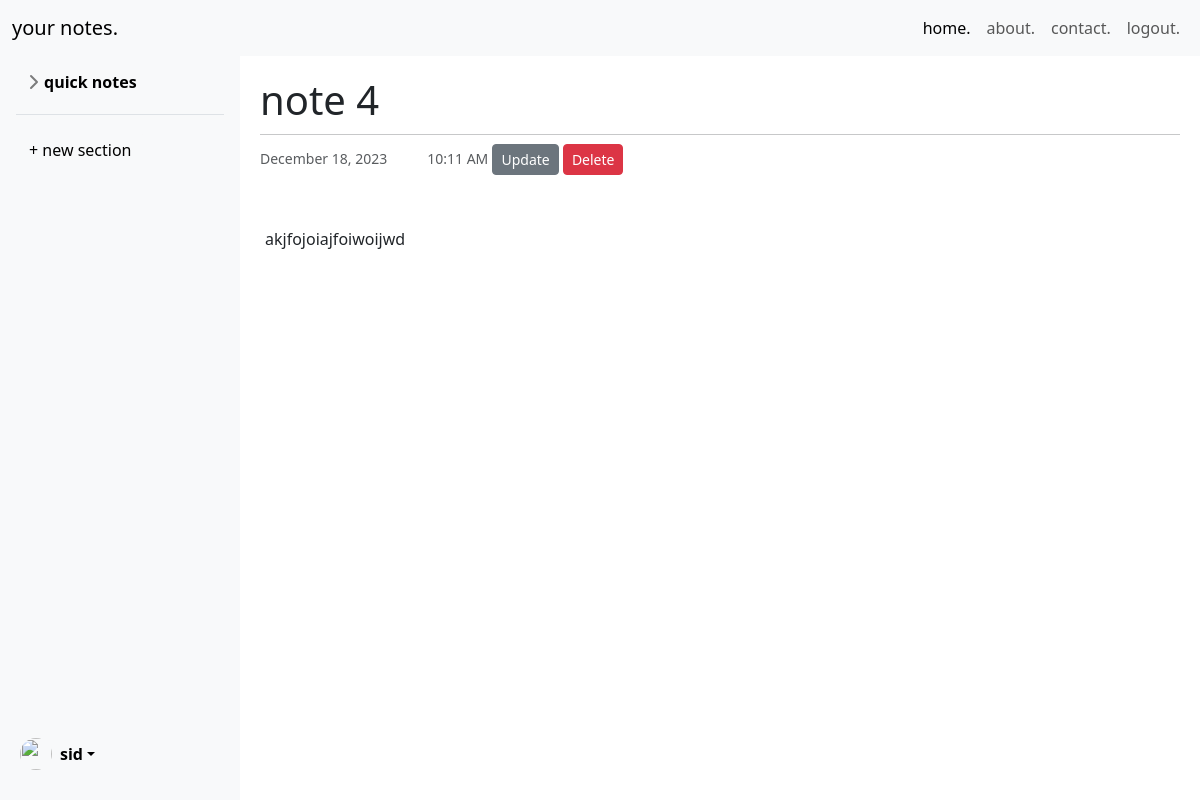
Page /note/5/ (signed in) on the committed database.
### notes/models.py (models this page shows, shortened)
class Note(models.Model):
    title = models.CharField(max_length=20)
    content = models.TextField()
    date_posted = models.DateTimeField(default=timezone.now)
    author = models.ForeignKey(User, on_delete=models.CASCADE)

### notes/views.py (the view)
# urls.py: path('note/<int:pk>/', NoteDetailView.as_view(), name='note-detail'),
class NoteDetailView(LoginRequiredMixin, UserPassesTestMixin, DetailView):
    model = Note
    def test_func(self):
        note = self.get_object()
        if self.request.user == note.author:
            return True
        return False

### notes/templates/notes/note_detail.html (shortened to what this page needs)
{% extends "notes/base.html" %}
{% block content %}
{% if object.author == user %}
<div class="content-section" style="margin-left: 20%;">
    <h1>{{ object.title }}</h1>
    <hr style="margin-bottom: 5px; margin-top: 10px;">
    <div class="text-start fw-normal text-muted">
        <small class="text-muted">{{ object.date_posted|date:"F d, Y" }}{{ object.date_posted|date:"g:i A" }}</small>
            <a class="btn btn-secondary btn-sm mt-1 mb-1" href="{% url 'note-update' object.id %}">Update</a>
            <a class="btn btn-danger btn-sm mt-1 mb-1" href="{% url 'note-delete' object.id %}">Delete</a>
        </div>
        <br>
        <br>
        <p style="margin-left: 5px; margin-right: 25px;">{{ object.content }}</p>
    </div>
    <div class="flex-shrink-0 p-3 bg-light" style="width: 20%; height: 100vh;">
        <ul class="list-unstyled ps-0">
            <li class="mb-1">
                <button class="btn btn-toggle d-inline-flex align-items-center rounded border-0 collapsed"
                data-bs-toggle="collapse" data-bs-target="#home-collapse" aria-expanded="false">
                quick notes
            </button>
        </li>
        <li class="border-top my-3"></li>
    </ul>
    <div>
        <button type="button" class="btn btn-light">+ new section</button>
    </div>
    <div class="dropdown">
        <a href="#" class="d-flex align-items-center link-body-emphasis text-decoration-none dropdown-toggle"
        data-bs-toggle="dropdown" aria-expanded="false">
        <img src="png" alt="" width="32" height="32" class="rounded-circle me-2">
        <strong>{{ user.username }}</strong>
    </a>
</div>
</div>
{% endif %}
{% endblock content %}

### notes/static/notes/main.css (style rules this page uses)
body, html { height: 100%; margin: 0; padding: 0; }
.content-section { flex: 1; padding: 20px; width: 80%; overflow-y: auto; box-sizing: border-box; height: calc(100vh - navbar-height - sidebar-height); }
.flex-shrink-0 { width: 20%; height: 100vh; position: fixed; left: 0; top: 50px; bottom: 0; overflow-y: auto; z-index: 2; }
.dropdown-toggle { outline: 0; }
.btn-toggle { padding: .25rem .5rem; font-weight: 600; color: var(--bs-emphasis-color); background-color: transparent; }
.btn-toggle::before { width: 1.25em; line-height: 0; transition: transform .35s ease; transform-origin: .5em 50%; }
.list-unstyled { padding: 0; }
.dropdown { padding: 10px; position: fixed; bottom: 10px; left: 0; width: 20%; text-align: center; }
.dropdown a { display: block; padding: 10px; text-decoration: none; }

### rows in the picture
Note: title "note 4", date_posted "December 18, 2023", date_posted "10:11 AM", content "akjfojoiajfoiwoijwd"

### other values in the picture
{{ user.username }} "sid"
